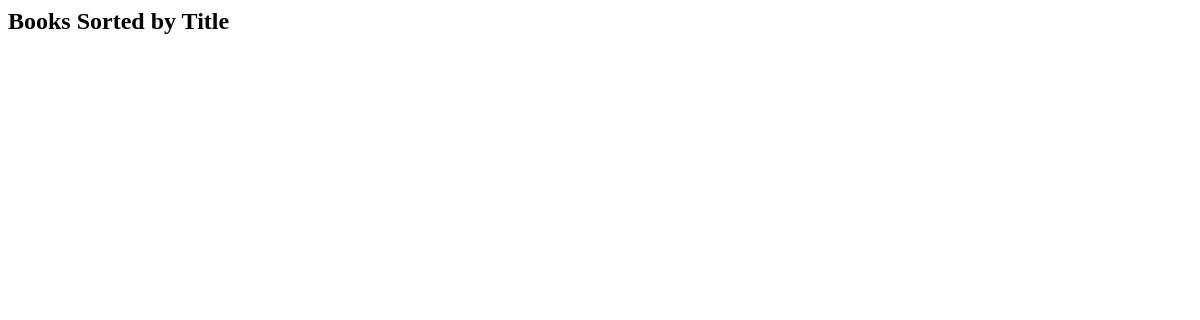
Before: /books/lab8/task4/ with the older database file.
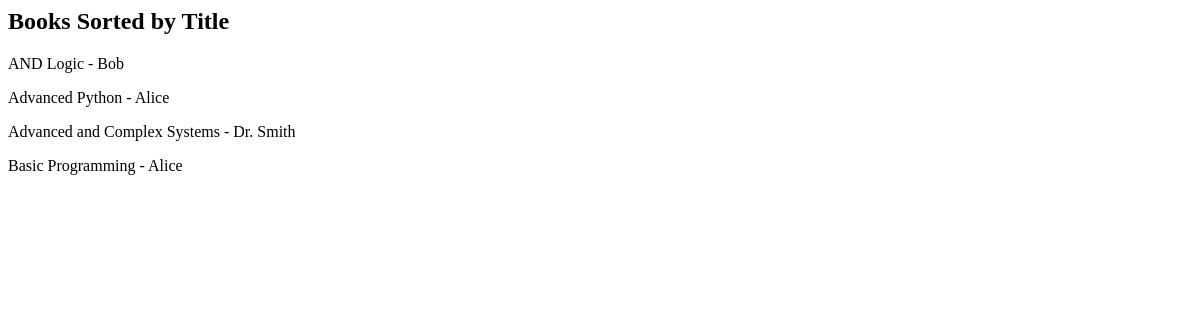
After: the same page with the newer database file.
### apps/bookmodule/models.py (models this page shows)
class Book(models.Model):
    title = models.CharField(max_length = 50)
    author = models.CharField(max_length = 50)
    price = models.FloatField(default = 0.0)
    edition = models.SmallIntegerField(default = 1)

### apps/bookmodule/views.py (the view)
# urls.py: path('lab8/task4/', views.task4, name='lab8-task4'),
def task4(request):
    books = Book.objects.all().order_by('title')
    return render(request, 'bookmodule/lab8/task4.html', {'books': books})

### apps/templates/bookmodule/lab8/task4.html
<h2>Books Sorted by Title</h2>
{% for book in books %}
    <p>{{ book.title }} - {{ book.author }}</p>
{% endfor %}

Changed rows visible on the page:
added Book: title "AND Logic", author "Bob"
added Book: title "Advanced Python", author "Alice"
added Book: title "Advanced and Complex Systems", author "Dr. Smith"
added Book: title "Basic Programming", author "Alice"
